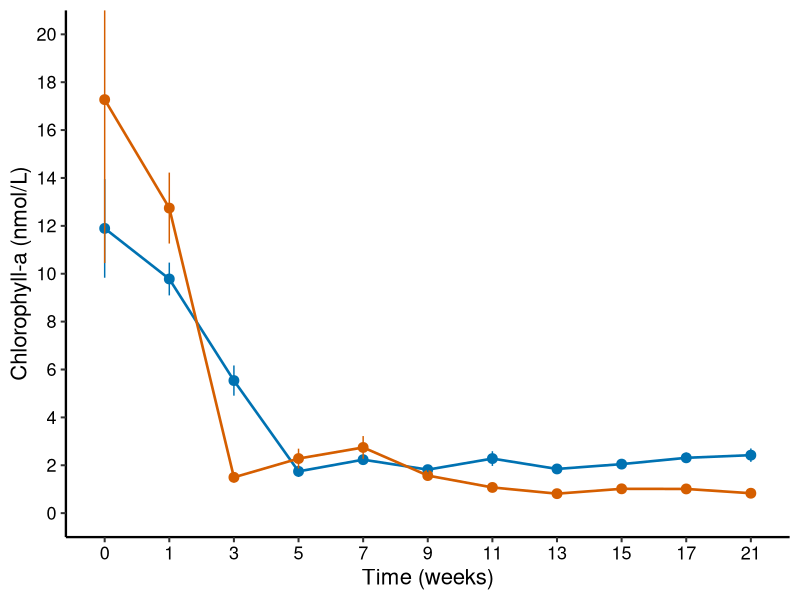

Source code (R):
## ---- chunk 1
library(tidyverse)
library(readxl)
library(lme4)
library(car)
library(ggplot2)
library(dplyr)
library(stringr)
## ---- chunk 2

df_algae <- read.table("data_algae.txt", sep = "\t", header = TRUE)

df_algae <- df_algae %>%
  mutate(
    ID = as.character(ID),
    pond = as.character(pond),
    block = as.character(block),
    date = as.character(date),
    date = str_replace_all(date, "\\.\\.+", "."),
    date = str_trim(date),
    date = as.Date(date, format = "%d.%m.%Y"),
    timepoint = as.numeric(timepoint),
    treatment = tolower(str_trim(as.character(treatment))),
    chla = as.numeric(chla),
    # factors
    treatment = factor(treatment, levels = c("control", "heated")),
    pond = factor(pond),
    block = factor(block)
  )
## ---- chunk 3
my_cols <- c("control" = "#0072B2", "heated" = "#D55E00")

my_theme <- theme_classic(base_size = 15) +
  theme(
    axis.title = element_text(size = 16, color = "black"),
    axis.text = element_text(size = 13, color = "black"),
    legend.title = element_blank(),
    legend.text = element_text(size = 12),
    legend.position = "right",
    axis.line = element_line(color = "black", linewidth = 0.8)
  )
## ---- chunk 4
df_chla_summary <- df_algae %>%
  group_by(timepoint, treatment) %>%
  summarise(
    mean_chla = mean(chla, na.rm = TRUE),
    se_chla = sd(chla, na.rm = TRUE) / sqrt(sum(!is.na(chla))),
    .groups = "drop"
  ) %>%
  filter(!is.na(treatment), !is.na(mean_chla)) %>%
  mutate(
    timepoint_f = factor(timepoint, levels = sort(unique(timepoint)))
  )
p_chla <- ggplot(
  df_chla_summary,
  aes(x = timepoint_f, y = mean_chla, colour = treatment, group = treatment)
) +
  geom_line(linewidth = 0.9) +
  geom_point(size = 3) +
  geom_errorbar(
    aes(ymin = mean_chla - se_chla, ymax = mean_chla + se_chla),
    width = 0
  ) +
  scale_y_continuous(breaks = seq(0, 20, 2)) +
  coord_cartesian(ylim = c(0, 20)) +
  scale_colour_manual(values = my_cols) +
  labs(
    x = "Time (weeks)",
    y = "Chlorophyll-a (nmol/L)"
  ) +
  my_theme +
  theme(legend.position = "none")

p_chla
## ---- chunk 5
df_model <- df_algae %>%
  filter(!timepoint %in% c(0, 1))

# Chl-a model
m_chla <- lmer(chla ~ treatment * timepoint + (1 | pond) + (1 | block), data = df_model)
Anova(m_chla, test = "F")
summary(m_chla)
